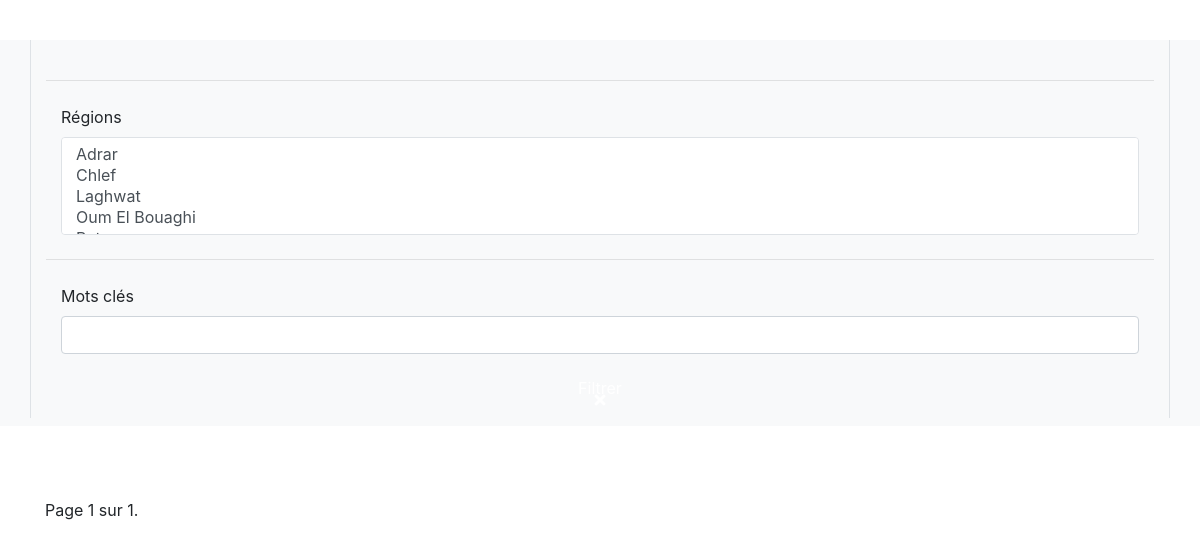
/accounts/list, run on an earlier commit of the app's database.
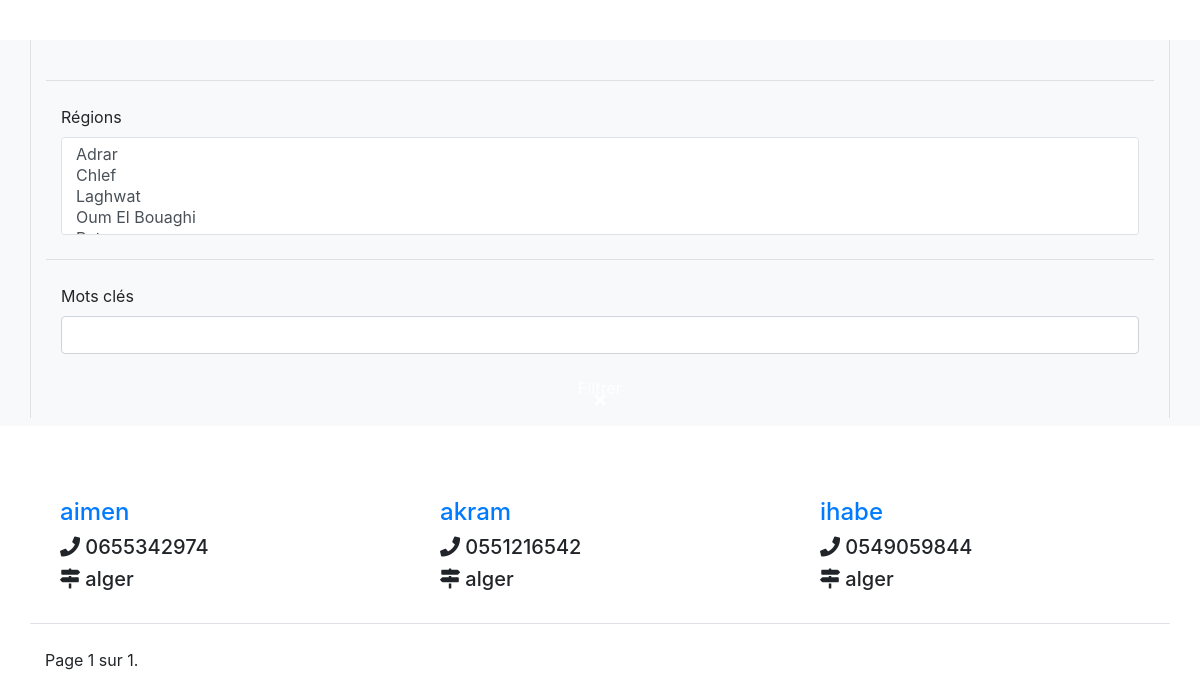
And on a later commit of the database.
### accounts/models.py (models this page shows, shortened)
class UserProfile(models.Model):
    user=models.OneToOneField(User,on_delete=models.CASCADE,null='True')
    wilaya=models.CharField(null='True',max_length=255,choices=WILAYA_CHOICES)
    ville=models.CharField(null='True',max_length=255)
    adresse=models.CharField(null='True',max_length=255)
    telephone=models.CharField(null='True',max_length=10)
    activate=models.CharField(max_length=255,unique='True')

### accounts/views.py (the view)
class AccountList(TemplateView):
    def get(self,request):
        filter_data={}
        if request.GET.get('wilaya'):
            filter_data['wilaya__in']=request.GET.get('wilaya').split(',')
        q = Q()
        if request.GET.get('mot_cle'):
            for mot_cle in request.GET.get('mot_cle').split(','):
                q |= Q(user__username__contains=mot_cle)
        if q:
            profiles_list=UserProfile.objects.all().filter(**filter_data).filter(q)
        else:
            profiles_list=UserProfile.objects.all().filter(**filter_data)
        paginator = Paginator(profiles_list, 12) # Show 25 contacts per page
        page = request.GET.get('page')
        profiles = paginator.get_page(page)
        search=AccountFilter()
        return render(request,'accounts/accounts_list.html', {'profiles':profiles,'profiles_all_count':profiles_list.count(),'search':search})

### accounts/forms.py
class AccountFilter(forms.Form):
    wilaya=forms.CharField(widget=forms.Select(choices =WILAYA_CHOICES,
    attrs={
    'class': 'selectpicker form-control bg-white border filterr',
    'multiple':'',
    'data-live-search':'true',
    'title':'Wilaya'
    }),required=False)
    mot_cle=forms.CharField(widget=forms.TextInput(attrs={'class':'form-control filterr'}),required=False)

### accounts/templates/accounts/accounts_list.html (shortened to what this page needs)
{% extends 'base.html'%}
{% load static %}
{% block styles %}
  <link rel="stylesheet" href="https://cdn.jsdelivr.net/npm/bootstrap-select@1.13.9/dist/css/bootstrap-select.min.css">
{% endblock styles %}
{%block body%}
{% include 'accounts/filters.html' %}
<div class="container pt-4">
  <div class="row pt-4">
    {% for profile in profiles %}
    <div class="col-12 col-md-4 border-bottom pb-4">
      <div class="container">
          <h4 class='text-night'><a href="{%url 'other_profile' profile.user.username%}">{{profile.user.username}}</a></h4>
          <h5><span class="text-night d-inline-block rotate-90"> <i class="fa fa-phone"></i> </span> {{profile.telephone}}</h5>
          <h5><span class="text-night"> <i class="fas fa-map-signs"></i> </span> {{profile.adresse}} </h5>
      </div>
    </div>
    {% endfor %}
  </div>
  <div class="pagination py-4">
      <span class="step-links">
          <span class="current">
              Page {{ profiles.number }} sur {{ profiles.paginator.num_pages }}.
          </span>
     </span>
 </div>
</div>
{%endblock body%}

### templates/base.html (shortened to what this page needs)
<!DOCTYPE html> {% load static %}
<html lang="en">
<head>
  <link rel="stylesheet" href="https://use.fontawesome.com/releases/v5.7.2/css/all.css">
  <link rel="stylesheet" href="https://stackpath.bootstrapcdn.com/bootstrap/4.3.1/css/bootstrap.min.css">
  <link rel="stylesheet" href="https://use.fontawesome.com/releases/v5.7.2/css/all.css">
  <link rel="stylesheet" href="{% static 'css/styles.css'%}">
  {% block styles %}  {% endblock styles %}
</head>
<body>
{% block body %} {% endblock body %}
</body>
</html>

### accounts/templates/accounts/filters.html (shortened to what this page needs)
{% load accounts_extras %}
{% load static %}
<div class="filtrer text-center bg-day text-white py-2">
    <i class='fa fa-search'></i>  Filtrer
</div>
<div class="fermer  text-white">
  <i class='fa fa-times d-block center'></i>
</div>
<div class="filtre bg-light pb-4 pb-md-2">
  <div class="container border-right border-left pb-5 pb-md-1">
    <div class="container text-center px-5">
    </div>
    <hr>
      <div class="col-md-12 py-2">
        <div class="pb-2 text-night">Régions</div>
        {{search.wilaya}}
      </div>
      <hr>
      <div class="col-md-12 py-2">
        <div class="pb-2 text-night">Mots clés</div>
        {{search.mot_cle}}
      </div>
      <div class="col-md-12 py-2">
        <button class='btn btnn bg-day text-white border-0 w-100 submit'>Filtrer</button>
      </div>
  </div>
</div>

### static/css/styles.css (style rules this page uses)
.center { position: absolute; top: 50%; left: 50%; -webkit-transform: translate(-50%,-50%); -ms-transform: translate(-50%,-50%); transform: translate(-50%,-50%); }

What changed in the data, as far as the page shows it:
added UserProfile: user.username "aimen", telephone "0655342974", adresse "alger"
added UserProfile: user.username "akram", telephone "0551216542", adresse "alger"
added UserProfile: user.username "ihabe", telephone "0549059844", adresse "alger"
